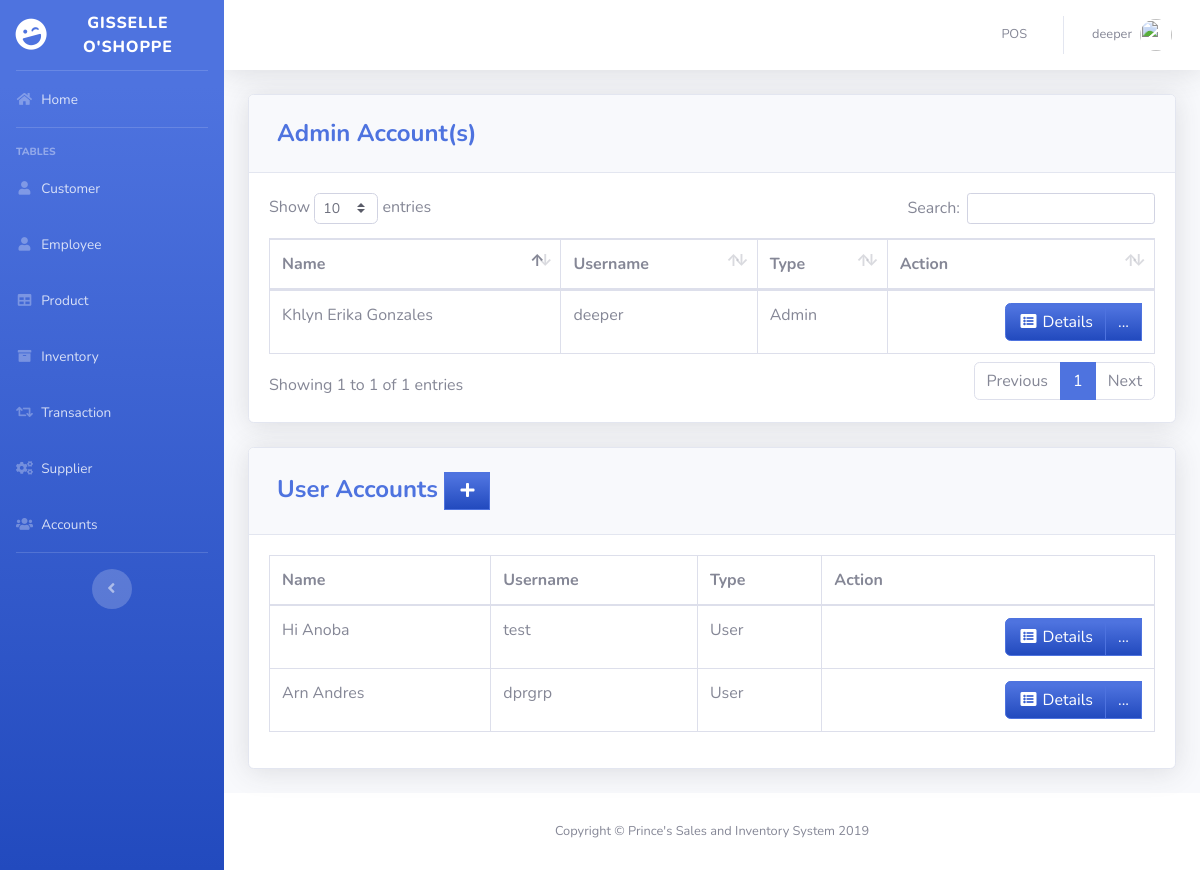
Screenshot of /pages/user.php (signed in) with the database file from the repository.
### tables this page shows
CREATE TABLE `users` (
  `ID` int(11) NOT NULL,
  `EMPLOYEE_ID` int(11) DEFAULT NULL,
  `USERNAME` varchar(50) DEFAULT NULL,
  `PASSWORD` varchar(50) DEFAULT NULL,
  `TYPE_ID` int(11) DEFAULT NULL
);

CREATE TABLE `employee` (
  `EMPLOYEE_ID` int(11) NOT NULL,
  `FIRST_NAME` varchar(50) DEFAULT NULL,
  `LAST_NAME` varchar(50) DEFAULT NULL,
  `GENDER` varchar(50) DEFAULT NULL,
  `EMAIL` varchar(100) DEFAULT NULL,
  `PHONE_NUMBER` varchar(11) DEFAULT NULL,
  `JOB_ID` int(11) DEFAULT NULL,
  `HIRED_DATE` varchar(50) NOT NULL,
  `LOCATION_ID` int(11) DEFAULT NULL
);

CREATE TABLE `type` (
  `TYPE_ID` int(11) NOT NULL,
  `TYPE` varchar(50) DEFAULT NULL
);

### pages/user.php (the view, shortened to what this page needs)
<?php
include'../includes/connection.php';
include'../includes/sidebar.php';
?>
         <div class="card shadow mb-4">
            <div class="card-header py-3">
              <h4 class="m-2 font-weight-bold text-primary">Admin Account(s)</h4>
            </div>
            <div class="card-body">
            <div class="table-responsive">
           <table class="table table-bordered" id="dataTable" width="100%" cellspacing="0">
               <thead>
                   <tr>
                       <th>Name</th>
                       <th>Username</th>
                       <th>Type</th>
                       <th>Action</th>
                   </tr>
               </thead>
          <tbody>
<?php
    $query = 'SELECT ID, FIRST_NAME,LAST_NAME,USERNAME, t.TYPE
              FROM users u
              JOIN employee e ON e.EMPLOYEE_ID=u.EMPLOYEE_ID
              JOIN type t ON t.TYPE_ID=u.TYPE_ID
              WHERE u.TYPE_ID=1';
        $result = mysqli_query($db, $query) or die (mysqli_error($db));
            while ($row = mysqli_fetch_assoc($result)) {
                echo '<tr>';
                echo '<td>'. $row['FIRST_NAME'].' '. $row['LAST_NAME'].'</td>';
                echo '<td>'. $row['USERNAME'].'</td>';
                echo '<td>'. $row['TYPE'].'</td>';
                      echo '<td align="right"> <div class="btn-group">
                              <a type="button" class="btn btn-primary bg-gradient-primary" href="us_searchfrm.php?action=edit & id='.$row['ID'] . '"><i class="fas fa-fw fa-list-alt"></i> Details</a>
                            <div class="btn-group">
                              <a type="button" class="btn btn-primary bg-gradient-primary dropdown no-arrow" data-toggle="dropdown" style="color:white;">
                              ... <span class="caret"></span></a>
                            <ul class="dropdown-menu text-center" role="menu">
                                <li>
                                  <a type="button" class="btn btn-warning bg-gradient-warning btn-block" style="border-radius: 0px;" href="us_edit.php?action=edit & id='.$row['ID']. '">
                                    <i class="fas fa-fw fa-edit"></i> Edit
                                  </a>
                                </li>
                                </li>
                            </ul>
                            </div>
                          </div></td>';
                echo '</tr> ';
                        }
?>
                                </tbody>
                            </table>
                        </div>
                    </div>
                  </div>
         <div class="card shadow mb-4">
            <div class="card-header py-3">
              <h4 class="m-2 font-weight-bold text-primary">User Accounts&nbsp;<a  href="#" data-toggle="modal" data-target="#supplierModal" type="button" class="btn btn-primary bg-gradient-primary" style="border-radius: 0px;"><i class="fas fa-fw fa-plus"></i></a></h4>
            </div>
            <div class="card-body">
            <div class="table-responsive">
           <table class="table table-bordered" id="dataTable" width="100%" cellspacing="0">
               <thead>
                   <tr>
                       <th>Name</th>
                       <th>Username</th>
                       <th>Type</th>
                       <th>Action</th>
                   </tr>
               </thead>
          <tbody>
<?php
    $query = 'SELECT ID, FIRST_NAME,LAST_NAME,USERNAME, t.TYPE
              FROM users u
              JOIN employee e ON e.EMPLOYEE_ID=u.EMPLOYEE_ID
              JOIN type t ON t.TYPE_ID=u.TYPE_ID
              WHERE u.TYPE_ID=2';
        $result = mysqli_query($db, $query) or die (mysqli_error($db));
            while ($row = mysqli_fetch_assoc($result)) {
                echo '<tr>';
                echo '<td>'. $row['FIRST_NAME'].' '. $row['LAST_NAME'].'</td>';
                echo '<td>'. $row['USERNAME'].'</td>';
                echo '<td>'. $row['TYPE'].'</td>';
                      echo '<td align="right"> <div class="btn-group">
                              <a type="button" class="btn btn-primary bg-gradient-primary" href="us_searchfrm.php?action=edit & id='.$row['ID'] . '"><i class="fas fa-fw fa-list-alt"></i> Details</a>
                            <div class="btn-group">
                              <a type="button" class="btn btn-primary bg-gradient-primary dropdown no-arrow" data-toggle="dropdown" style="color:white;">
                              ... <span class="caret"></span></a>
                            <ul class="dropdown-menu text-center" role="menu">
                                <li>
                                  <a type="button" class="btn btn-warning bg-gradient-warning btn-block" style="border-radius: 0px;" href="us_edit.php?action=edit & id='.$row['ID']. '">
                                    <i class="fas fa-fw fa-edit"></i> Edit
                                  </a>
                                </li>
                            </ul>
                            </div>
                          </div></td>';
                echo '</tr> ';
                        }
?>
                                </tbody>
                            </table>
                        </div>
                    </div>
                  </div>
<?php
include'../includes/footer.php';
?>

### rows the page displays
users: EMPLOYEE_ID.FIRST_NAME "Khlyn Erika", EMPLOYEE_ID.LAST_NAME "Gonzales", USERNAME "deeper", TYPE_ID.TYPE "Admin"
users: EMPLOYEE_ID.FIRST_NAME "Hi", EMPLOYEE_ID.LAST_NAME "Anoba", USERNAME "test", TYPE_ID.TYPE "User"
users: EMPLOYEE_ID.FIRST_NAME "Arn", EMPLOYEE_ID.LAST_NAME "Andres", USERNAME "dprgrp", TYPE_ID.TYPE "User"

### other values shown
$_SESSION['FIRST_NAME'] "deeper"
